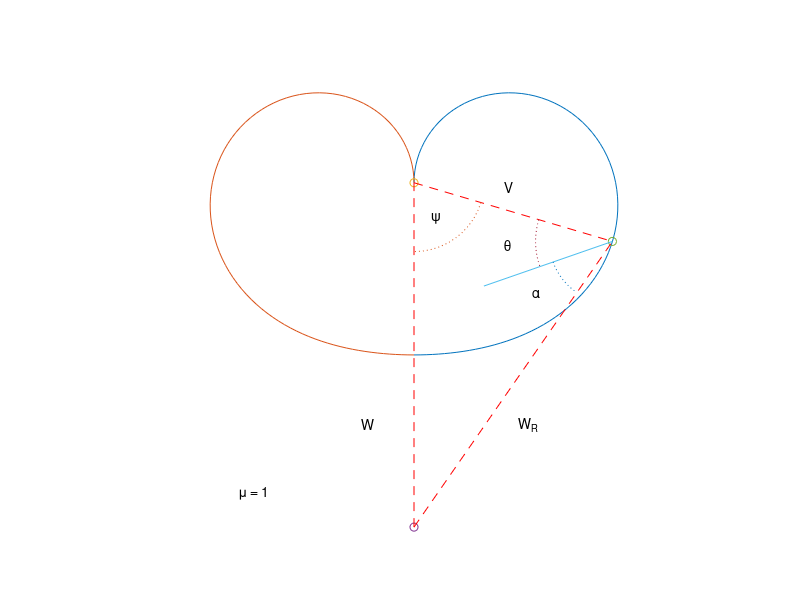

Write the MATLAB code that produced this figure.
% Script f01_10.m; calculates and plots Pb. 1.2.7e, max velocity of
% sailboat vs. heading; plot from analytical solution for mu=1;
%y=[V,Wr,alpha,theta,psi];                           10/96, 3/25/02
%
c=pi/180; ps=[2:2:178]*c; n=length(ps); th1=zeros(3,n);
for i=1:n, a=ps(i); z=[4 -2*sin(2*a) -4+(sin(a))^2  2*sin(2*a)];
th1(:,i)=acos(roots(z)); end; tho=sort(th1); tho=tho([1 2],:);
th=[tho(2,[1:27]) tho(1,[28:89])]; th=[pi/2 th 0]; ps=[0 ps pi];
wr=sin(ps)./sin(2*th); wr(1)=.5; wr(91)=0; V=wr.*sin(th);
Vm=.593; psm=73.3*c; Vmx=Vm*sin(psm); Vmy=Vm*cos(psm);
%
figure(1); clf; plot(V.*sin(ps),-V.*cos(ps)); grid; 
axis([-.7 .7 -1.02 .4 ]); axis('square'); hold on; 
plot(-V.*sin(ps),-V.*cos(ps),0,0,'o',0,-1,'o',Vmx,-Vmy,'o');
plot([0 Vmx],[-1 -Vmy],'r--',[0 Vmx],[ 0 -Vmy],'r--'); 
plot([0 0],[-1 0],'r--'); text(.26,-.01,'V');
plot([.2 Vmx],[-.3 -Vmy]); text(-.15,-.7,'W'); text(.3,-.7,'W_R');
be1=pi-16.7*c; be2=pi+19.4*c; dbe=be2-be1; be3=[be1:dbe/10:be2];
x1=Vmx+.22*cos(be3); y1=-Vmy+.22*sin(be3); plot(x1,y1,':');
be1=pi+19.4*c; be2=pi+(19.4+36.1)*c; dbe=be2-be1; 
be3=[be1:dbe/10:be2]; x1=Vmx+.18*cos(be3); y1=-Vmy+.18*sin(be3); 
plot(x1,y1,':'); text(.26,-.18,'\theta'); text(.34,-.32,'\alpha');
be1=2*pi-16.7*c; be2=1.5*pi; dbe=be2-be1; be3=[be1:dbe/10:be2]; 
x1=.2*cos(be3); y1=.2*sin(be3); plot(x1,y1,':');
text(.05,-.1,'\psi'); text(-.5,-.9,'\mu = 1'); axis('off');
print -deps2 \book_do\figures\f01_10
